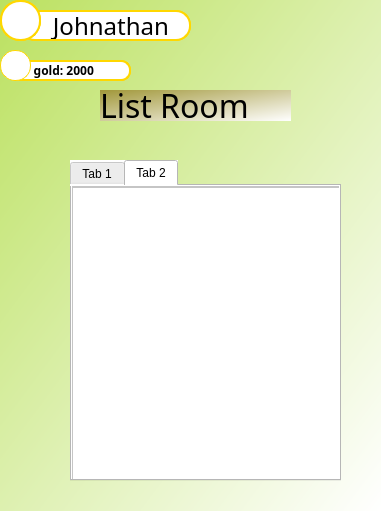
<?xml version="1.0" encoding="UTF-8"?>
<ui version="4.0">
 <class>ListRoomScene</class>
 <widget class="QWidget" name="ListRoomScene">
  <property name="geometry">
   <rect>
    <x>0</x>
    <y>0</y>
    <width>381</width>
    <height>511</height>
   </rect>
  </property>
  <property name="windowTitle">
   <string>Form</string>
  </property>
  <property name="styleSheet">
   <string notr="true">background-color: qlineargradient(spread:pad, x1:0, y1:0, x2:1, y2:1, stop:0 rgba(187, 225, 96, 255), stop:1 rgba(255, 255, 255, 255));</string>
  </property>
  <widget class="QFrame" name="frame_5">
   <property name="geometry">
    <rect>
     <x>10</x>
     <y>60</y>
     <width>121</width>
     <height>21</height>
    </rect>
   </property>
   <property name="styleSheet">
    <string notr="true">background-color: white; border: 2px solid gold; border-radius: 10px;</string>
   </property>
   <property name="frameShape">
    <enum>QFrame::StyledPanel</enum>
   </property>
   <property name="frameShadow">
    <enum>QFrame::Raised</enum>
   </property>
   <widget class="QLabel" name="label_3">
    <property name="geometry">
     <rect>
      <x>0</x>
      <y>0</y>
      <width>121</width>
      <height>21</height>
     </rect>
    </property>
    <property name="font">
     <font>
      <family>Swis721 Ex BT</family>
      <bold>true</bold>
     </font>
    </property>
    <property name="text">
     <string>      gold: 2000</string>
    </property>
   </widget>
  </widget>
  <widget class="QFrame" name="frame_7">
   <property name="geometry">
    <rect>
     <x>0</x>
     <y>50</y>
     <width>31</width>
     <height>31</height>
    </rect>
   </property>
   <property name="styleSheet">
    <string notr="true">background-color: white; border-radius: 15px; border: 1px solid gold;
background-image: url(:/images/icons8-gold-medal-30.png);
</string>
   </property>
   <property name="frameShape">
    <enum>QFrame::StyledPanel</enum>
   </property>
   <property name="frameShadow">
    <enum>QFrame::Raised</enum>
   </property>
  </widget>
  <widget class="QFrame" name="frame_4">
   <property name="geometry">
    <rect>
     <x>20</x>
     <y>10</y>
     <width>171</width>
     <height>31</height>
    </rect>
   </property>
   <property name="styleSheet">
    <string notr="true">background-color: white; border: 2px solid gold; border-radius: 15px;</string>
   </property>
   <property name="frameShape">
    <enum>QFrame::StyledPanel</enum>
   </property>
   <property name="frameShadow">
    <enum>QFrame::Raised</enum>
   </property>
   <widget class="QLabel" name="label_2">
    <property name="geometry">
     <rect>
      <x>0</x>
      <y>0</y>
      <width>171</width>
      <height>31</height>
     </rect>
    </property>
    <property name="font">
     <font>
      <family>Berlin Sans FB</family>
      <pointsize>18</pointsize>
     </font>
    </property>
    <property name="text">
     <string>    Johnathan</string>
    </property>
   </widget>
  </widget>
  <widget class="QFrame" name="frame_2">
   <property name="geometry">
    <rect>
     <x>0</x>
     <y>0</y>
     <width>41</width>
     <height>41</height>
    </rect>
   </property>
   <property name="styleSheet">
    <string notr="true">background-color: white; border: 2px solid gold; border-radius: 20px;</string>
   </property>
   <property name="frameShape">
    <enum>QFrame::StyledPanel</enum>
   </property>
   <property name="frameShadow">
    <enum>QFrame::Raised</enum>
   </property>
   <widget class="QFrame" name="frame_3">
    <property name="geometry">
     <rect>
      <x>0</x>
      <y>0</y>
      <width>41</width>
      <height>41</height>
     </rect>
    </property>
    <property name="styleSheet">
     <string notr="true">background-image: url(:/images/icons8-student-41.png);
background-repeat: no-repeat;
background-position: center;
background-size: contain; 
max-width: 200px;
max-height: 200px;
border-radius: 20px;</string>
    </property>
    <property name="frameShape">
     <enum>QFrame::StyledPanel</enum>
    </property>
    <property name="frameShadow">
     <enum>QFrame::Raised</enum>
    </property>
   </widget>
  </widget>
  <widget class="QLabel" name="label_4">
   <property name="geometry">
    <rect>
     <x>100</x>
     <y>90</y>
     <width>191</width>
     <height>31</height>
    </rect>
   </property>
   <property name="font">
    <font>
     <family>Showcard Gothic</family>
     <pointsize>24</pointsize>
    </font>
   </property>
   <property name="styleSheet">
    <string notr="true">background-color: qlineargradient(spread:pad, x1:0, y1:0, x2:1, y2:1, stop:0 rgba(161, 151, 57, 255), stop:1 rgba(255, 255, 255, 255));</string>
   </property>
   <property name="text">
    <string>List Room</string>
   </property>
  </widget>
  <widget class="QTabWidget" name="tabWidget">
   <property name="geometry">
    <rect>
     <x>70</x>
     <y>160</y>
     <width>271</width>
     <height>321</height>
    </rect>
   </property>
   <property name="styleSheet">
    <string notr="true">background-color: rgb(255, 255, 255);</string>
   </property>
   <property name="currentIndex">
    <number>1</number>
   </property>
   <widget class="QWidget" name="tab">
    <attribute name="title">
     <string>Tab 1</string>
    </attribute>
    <widget class="QScrollArea" name="scrollArea_3">
     <property name="geometry">
      <rect>
       <x>0</x>
       <y>0</y>
       <width>271</width>
       <height>301</height>
      </rect>
     </property>
     <property name="widgetResizable">
      <bool>true</bool>
     </property>
     <widget class="QWidget" name="scrollAreaWidgetContents_3">
      <property name="geometry">
       <rect>
        <x>0</x>
        <y>0</y>
        <width>269</width>
        <height>299</height>
       </rect>
      </property>
      <widget class="QListWidget" name="listWidget_2">
       <property name="geometry">
        <rect>
         <x>0</x>
         <y>0</y>
         <width>271</width>
         <height>301</height>
        </rect>
       </property>
      </widget>
     </widget>
    </widget>
   </widget>
   <widget class="QWidget" name="tab_2">
    <attribute name="title">
     <string>Tab 2</string>
    </attribute>
    <widget class="QScrollArea" name="scrollArea_2">
     <property name="geometry">
      <rect>
       <x>0</x>
       <y>0</y>
       <width>271</width>
       <height>301</height>
      </rect>
     </property>
     <property name="widgetResizable">
      <bool>true</bool>
     </property>
     <widget class="QWidget" name="scrollAreaWidgetContents_2">
      <property name="geometry">
       <rect>
        <x>0</x>
        <y>0</y>
        <width>269</width>
        <height>299</height>
       </rect>
      </property>
      <widget class="QListWidget" name="listWidget">
       <property name="geometry">
        <rect>
         <x>-10</x>
         <y>0</y>
         <width>281</width>
         <height>301</height>
        </rect>
       </property>
      </widget>
     </widget>
    </widget>
   </widget>
  </widget>
 </widget>
 <resources/>
 <connections/>
</ui>
